Frame 1 (no input): blank canvas, image omitted
Frame 60 (the mouse pressed at the canvas centre just before this capture): blank canvas, image omitted
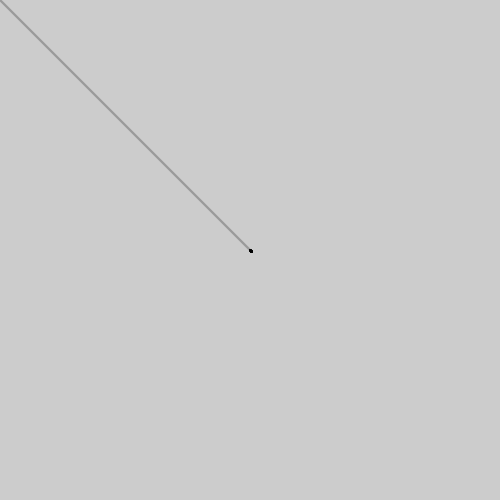
Frame 120 (the mouse held since frame 60 and released just before this capture)

The Processing sketch whose frames 1 and 60 were blank and that drew this single picture after the mouse press (run headless with seeded random() and noise(); from frame 60 on, the mouse is pressed at the canvas centre):

// Processing sketch: processing_11644
// ── processing_11644.pde

void setup() {
  size(500, 500);
  smooth();
}


void draw() {
  if(mousePressed == true){
    blurredLine(pmouseX, pmouseY, mouseX, mouseY);
  }
}


void blurredLine(float x1, float y1, float x2, float y2) {
  strokeWeight(random(2.0 , 2.5));
  stroke(0, 0, 0, random(50, 100));
  line(x1, y1, x2 + 1, y2 + 1);
  point(x2 + 1, y2 + 1);
}


void keyPressed() {
  //キーボートをクリックしたときに画像を保存
  save("blurredLine.png");
}
